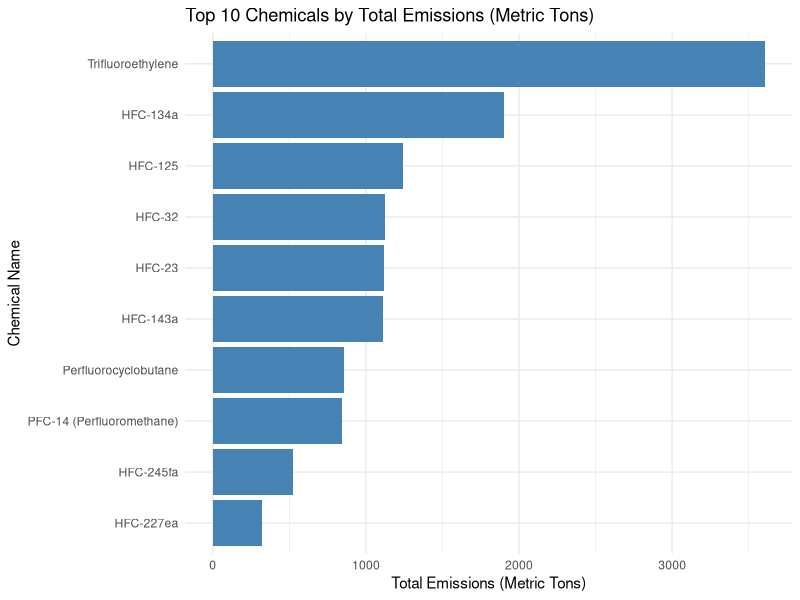
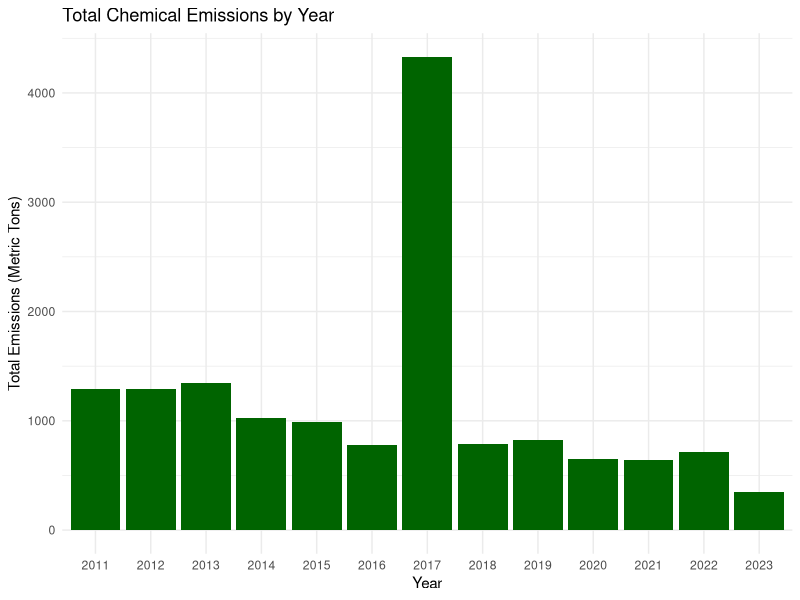
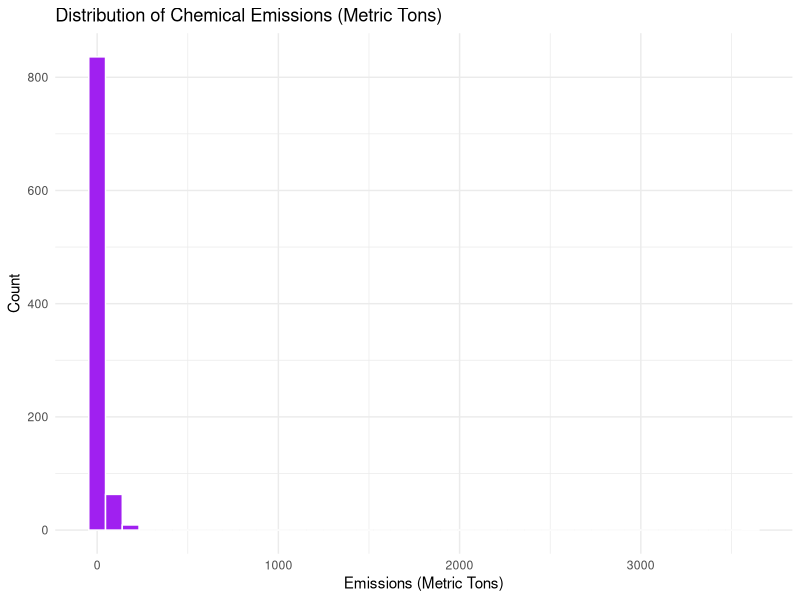
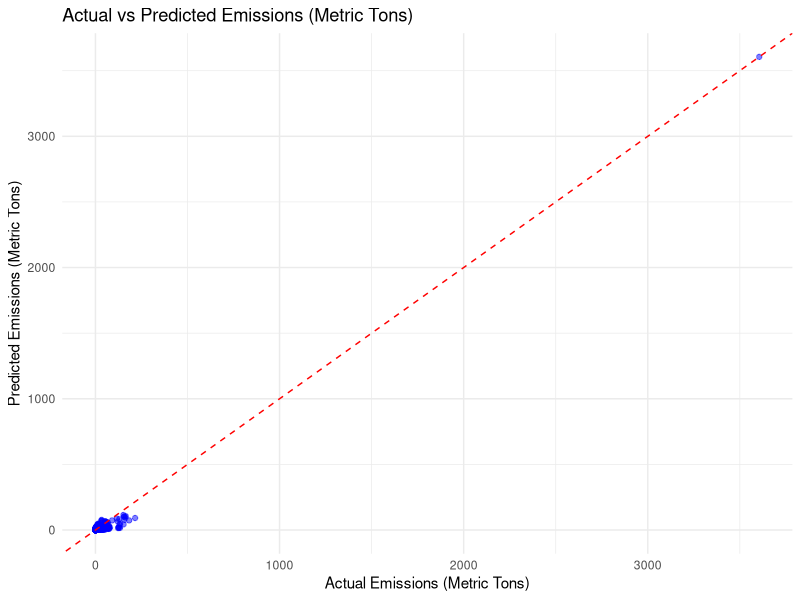

Recreate these plots in R, in order.
## ---- chunk 1
#| label: setup
#| message: false
library(readxl)
library(dplyr)
library(ggplot2)
library(xml2)
## ---- chunk 2
#| include: false
raw_chem_data <- read_excel("l_o_freq_request_data.xlsx", sheet = "Emissions from P&T Proc by Chem")
head(raw_chem_data, 5)
colnames(raw_chem_data)

## ---- chunk 3
#| include: false
chem_data <- raw_chem_data %>%
  filter(!is.na(`Fluorinated GHG Name`), !is.na(`Fluorinated GHG Emissions (metric tons)`)) %>%
  rename(
    year = `Reporting Year`,
    facility_id = `Facility ID`,
    facility_name = `Facility Name`,
    chemical_name = `Fluorinated GHG Name`,
    chemical_formula = `Chemical Formula`,
    emissions_mt = `Fluorinated GHG Emissions (metric tons)`
  )
head(chem_data, 5)
summary(chem_data$emissions_mt)

## ---- chunk 4
#| include: false
summary(chem_data$emissions_mt)
## ---- chunk 5
#| include: false

top_chemicals <- chem_data %>%
  group_by(chemical_name) %>%
  summarize(total_mt = sum(emissions_mt, na.rm = TRUE)) %>%
  arrange(desc(total_mt)) %>%
  slice(1:10)

top_chemicals
## ---- chunk 6
# Bar plot: Top 10 chemicals by total emissions
ggplot(top_chemicals, aes(x = reorder(chemical_name, total_mt), y = total_mt)) +
  geom_col(fill = "steelblue") +
  coord_flip() +
  labs(title = "Top 10 Chemicals by Total Emissions (Metric Tons)",
       x = "Chemical Name", y = "Total Emissions (Metric Tons)") +
  theme_minimal()

## ---- chunk 7
#| label: yearly-trend
#| echo: false
#| fig-cap: "Total Chemical Emissions by Year"
yearly_trend <- chem_data %>%
  group_by(year) %>%
  summarize(total_emissions = sum(emissions_mt, na.rm = TRUE))

ggplot(yearly_trend, aes(x = as.factor(year), y = total_emissions)) +
  geom_col(fill = "darkgreen") +
  labs(title = "Total Chemical Emissions by Year",
       x = "Year", y = "Total Emissions (Metric Tons)") +
  theme_minimal()

## ---- chunk 8
#| label: distribution
#| echo: false
#| fig-cap: "Distribution of Chemical Emissions"
ggplot(chem_data, aes(x = emissions_mt)) +
  geom_histogram(bins = 40, fill = "purple", color = "white") +
  labs(title = "Distribution of Chemical Emissions (Metric Tons)",
       x = "Emissions (Metric Tons)", y = "Count") +
  theme_minimal()

## ---- chunk 9
#| label: model-prep
#| include: false
# Ensure predictors are factors
chem_data$chemical_name <- as.factor(chem_data$chemical_name)
chem_data$facility_name <- as.factor(chem_data$facility_name)
chem_data$year <- as.factor(chem_data$year)

# Log-transform emissions (handle skewness)
chem_data$log_emissions <- log1p(chem_data$emissions_mt)

#| label: model-fit
#| echo: false
#| output: true
# Fit the model
model <- lm(log_emissions ~ chemical_name + facility_name + year, data = chem_data)
summary(model)

## ---- chunk 10
#| label: model-eval
#| echo: false
#| fig-cap: "Actual vs Predicted Emissions"
chem_data$predicted_log <- predict(model, newdata = chem_data)
chem_data$predicted_mt <- expm1(chem_data$predicted_log)
rmse <- sqrt(mean((chem_data$emissions_mt - chem_data$predicted_mt)^2, na.rm = TRUE))
cat("RMSE:", rmse, "\n")

ggplot(chem_data, aes(x = emissions_mt, y = predicted_mt)) +
  geom_point(alpha = 0.5, color = "blue") +
  geom_abline(slope = 1, intercept = 0, color = "red", linetype = "dashed") +
  labs(title = "Actual vs Predicted Emissions (Metric Tons)",
       x = "Actual Emissions (Metric Tons)",
       y = "Predicted Emissions (Metric Tons)") +
  theme_minimal()

## ---- chunk 11
#| label: model-coefs
#| echo: false
#| output: true
# Coefficients table
#coef(summary(model))

# Check most influential chemicals/facilities
#sort(abs(coef(model)), decreasing = TRUE)[1:10]

